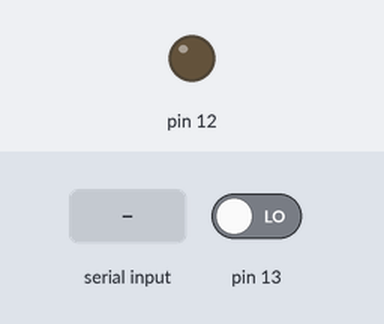
The sketch below on a simulated Arduino Uno, built with avr-gcc and run on an emulated ATmega328P. Shown: output pins drawn as LEDs (lit = HIGH). The test bench sets the inputs (shaded band); at power-on: pin 13 LOW. What the sketch prints to the serial monitor is not drawn.

Above: at 1.2 s.
1.3 s: pin 13 driven HIGH
At 2.6 s:
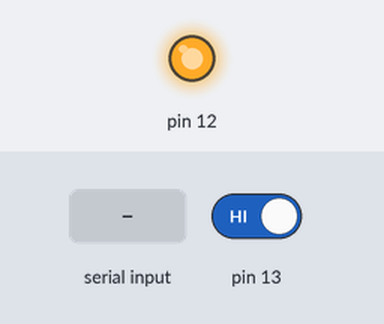
2.9 s: pin 13 driven LOW
At 3.8 s:
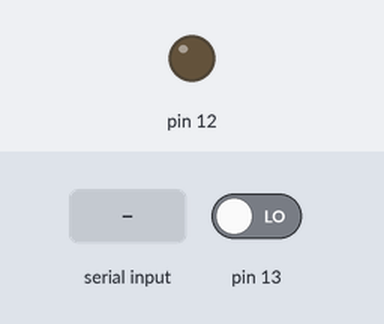
4.5 s: "1" received over Serial
At 5.1 s:
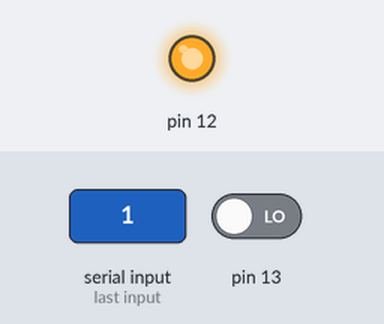
Timing chart, 0 to 7.5 s (numbered marks = the images above; inputs shaded):
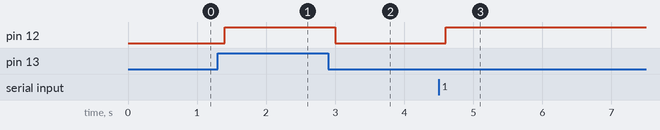

Measured:
- after the input at 1.3 s, pin 12: LOW → HIGH after 0.10 s
- after the input at 2.9 s, pin 12: HIGH → LOW after 0.10 s
- after the input at 4.5 s, pin 12: LOW → HIGH after 0.10 s

The sketch:

Single_Switch_Desgin.ino
```cpp
int temp;
int a;
int b;
void setup() {
  // put your setup code here, to run once:
Serial.begin(9600);
pinMode(13,INPUT);
pinMode(12,OUTPUT);
a=0;
b=a;
Serial.print(a);
Serial.print(b);
}

void loop() {
  // put your main code here, to run repeatedly:

a=digitalRead(13);
//Serial.print(a);
delay(100);
if(b!=a)
{
  digitalWrite(12,a);
  //Serial.print("enter the loop");
  b=a;
  delay(1000);
}
if(Serial.available()>0)
{
  temp=Serial.read();
  if(temp=='1')
  {
    digitalWrite(12,HIGH);
  }
  else if(temp=='0')
  {
    digitalWrite(12,LOW);
  }
}
}
```
